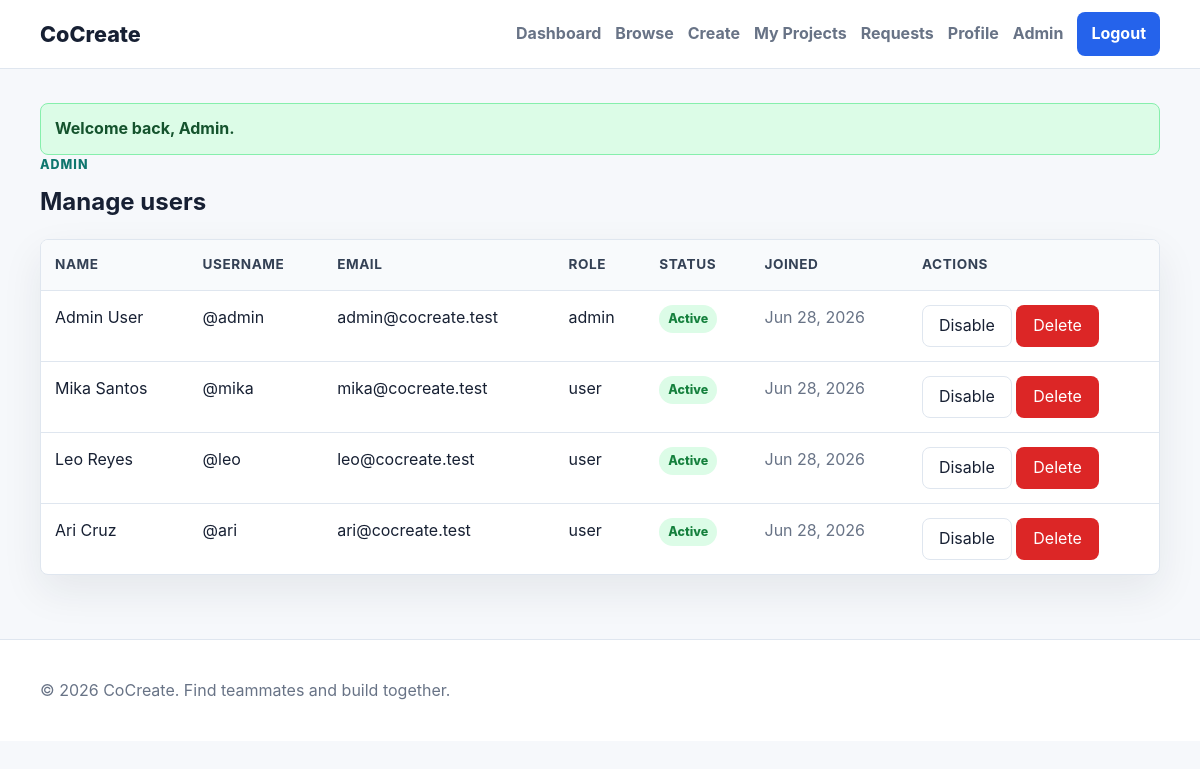
The page /admin/users.php (signed in) on the database its author committed.
### tables this page shows
CREATE TABLE users (
  user_id INT UNSIGNED AUTO_INCREMENT PRIMARY KEY,
  firstname VARCHAR(80) NOT NULL,
  lastname VARCHAR(80) NOT NULL,
  username VARCHAR(80) NOT NULL UNIQUE,
  email VARCHAR(160) NOT NULL UNIQUE,
  password_hash VARCHAR(255) NOT NULL,
  profile_picture VARCHAR(255) DEFAULT NULL,
  skills TEXT DEFAULT NULL,
  interests TEXT DEFAULT NULL,
  bio TEXT DEFAULT NULL,
  role ENUM('user', 'admin') NOT NULL DEFAULT 'user',
  status ENUM('active', 'disabled') NOT NULL DEFAULT 'active',
  created_at TIMESTAMP NOT NULL DEFAULT CURRENT_TIMESTAMP
);

### includes/session.php (called while the page is built, shortened)
<?php
function e($value): string
{
    return htmlspecialchars((string)($value ?? ''), ENT_QUOTES, 'UTF-8');
}

### admin/users.php (the view, shortened to what this page needs)
<?php
require_once __DIR__ . '/../includes/session.php';
require_once __DIR__ . '/../includes/db.php';
$users = $pdo->query('SELECT * FROM users ORDER BY created_at DESC')->fetchAll();
require_once __DIR__ . '/../includes/header.php';
?>
<section class="page-head">
  <div>
    <p class="eyebrow">Admin</p>
    <h1>Manage users</h1>
  </div>
</section>
<div class="table-wrap">
  <table>
    <thead><tr><th>Name</th><th>Username</th><th>Email</th><th>Role</th><th>Status</th><th>Joined</th><th>Actions</th></tr></thead>
    <tbody>
    <?php foreach ($users as $user): ?>
      <tr>
        <td><?= e($user['firstname'] . ' ' . $user['lastname']) ?></td>
        <td>@<?= e($user['username']) ?></td>
        <td><?= e($user['email']) ?></td>
        <td><?= e($user['role']) ?></td>
        <td><span class="status status-<?= $user['status'] === 'active' ? 'accepted' : 'rejected' ?>"><?= e($user['status']) ?></span></td>
        <td class="muted"><?= e(date('M j, Y', strtotime($user['created_at']))) ?></td>
        <td>
          <form class="inline-form" method="post">
            <?php if ($user['status'] === 'active'): ?>
              <button class="btn btn-ghost" name="action" value="disable">Disable</button>
            <?php else: ?>
              <button class="btn btn-secondary" name="action" value="enable">Enable</button>
            <?php endif; ?>
          </form>
          <form class="inline-form" method="post" data-confirm="Delete this account? This cannot be undone.">
            <button class="btn btn-danger" name="action" value="delete">Delete</button>
          </form>
        </td>
      </tr>
    <?php endforeach; ?>
    </tbody>
  </table>
</div>
<?php
require_once __DIR__ . '/../includes/footer.php';
?>

### assets/css/styles.css (style rules this page uses)
:root { --bg: #f6f8fb; --surface: #ffffff; --ink: #172033; --muted: #687386; --line: #dfe6ef; --primary: #2563eb; --primary-dark: #1d4ed8; --secondary: #0f766e; --danger: #dc2626; --warning: #b45309; --success: #15803d; --shadow: 0 16px 40px rgba(23, 32, 51, 0.08); --radius: 8px; }
* { box-sizing: border-box; }
body { margin: 0; min-height: 100vh; background: var(--bg); color: var(--ink); font-family: Inter, ui-sans-serif, system-ui, -apple-system, BlinkMacSystemFont, "Segoe UI", sans-serif; line-height: 1.6; }
.section-head, .page-head { display: flex; align-items: end; justify-content: space-between; gap: 18px; margin-bottom: 18px; }
.section-head h2, .page-head h1 { margin: 0; }
.eyebrow { margin: 0 0 8px; color: var(--secondary); font-weight: 800; text-transform: uppercase; letter-spacing: 0.08em; font-size: 0.78rem; }
.muted { color: var(--muted); }
.status { display: inline-flex; align-items: center; min-height: 28px; padding: 4px 9px; border-radius: 999px; font-weight: 800; font-size: 0.78rem; text-transform: capitalize; }
.status-open, .status-accepted, .status-active { color: var(--success); background: #dcfce7; }
.btn { display: inline-flex; align-items: center; justify-content: center; min-height: 42px; padding: 10px 16px; border: 1px solid transparent; border-radius: var(--radius); cursor: pointer; font-weight: 800; font: inherit; line-height: 1.1; text-decoration: none; transition: transform 0.15s ease, background 0.15s ease; }
.btn-ghost { color: var(--ink); border-color: var(--line); background: var(--surface); }
.btn-danger { color: #fff; background: var(--danger); }
.table-wrap { width: 100%; overflow-x: auto; border: 1px solid var(--line); border-radius: var(--radius); background: var(--surface); box-shadow: var(--shadow); }
table { width: 100%; border-collapse: collapse; min-width: 760px; }
th, td { padding: 14px; border-bottom: 1px solid var(--line); text-align: left; vertical-align: top; }
th { color: #344155; background: #f8fafc; font-size: 0.85rem; text-transform: uppercase; letter-spacing: 0.04em; }
tr:last-child td { border-bottom: 0; }
.inline-form { display: inline-flex; flex-wrap: wrap; gap: 8px; align-items: center; }

### rows shown on the page
users: firstname+lastname "Admin User", username "admin", email "admin@cocreate.test", role "admin", status "Active", created_at "Jun 28, 2026", shows "Disable"
users: firstname+lastname "Mika Santos", username "mika", email "mika@cocreate.test", role "user", status "Active", created_at "Jun 28, 2026", shows "Disable"
users: firstname+lastname "Leo Reyes", username "leo", email "leo@cocreate.test", role "user", status "Active", created_at "Jun 28, 2026", shows "Disable"
users: firstname+lastname "Ari Cruz", username "ari", email "ari@cocreate.test", role "user", status "Active", created_at "Jun 28, 2026", shows "Disable"

### other values the page prints
$message "Welcome back, Admin."
